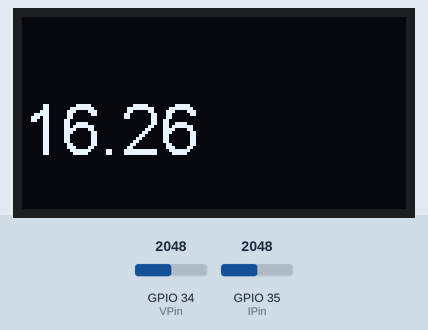
This sketch was run on a simulated ESP32. Shown: 128×64 one-colour display. The inputs (shaded band) are chosen by the test bench; at power-on: GPIO 35 (IPin) = 2048, GPIO 34 (VPin) = 2048.

Above: at 1.2 s.
1.3 s: GPIO 35 (IPin) set to 2866
At 3.0 s:
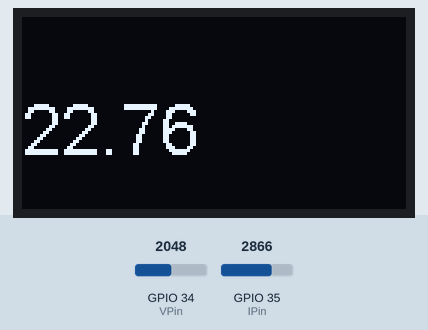
3.6 s: GPIO 35 (IPin) set to 3603
At 5.0 s:
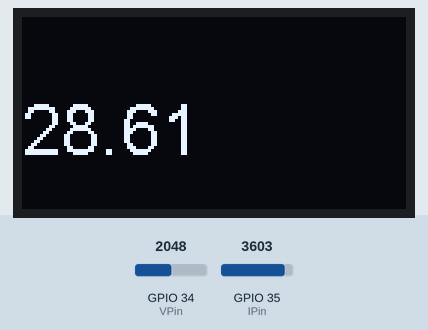
5.7 s: GPIO 35 (IPin) set to 4095
At 7.1 s:
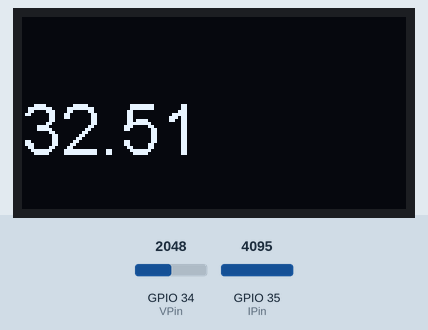
Timing chart, 0 to 8.7 s (numbered marks = the images above; inputs shaded):
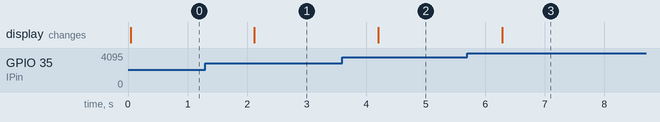

The sketch:

SmartSocket_CantUseArray.ino
```cpp
// SH1106
#include <Wire.h>
#include <SH1106Wire.h>

#define IPin 35// I analog pin39
#define VPin 34// V analog pin36

#define SCL 22// SH1106 SCL
#define SDA 21// SH1106 SDA
#define OLEDAddress 0x3C
#define ScreenHold 1000// 顯示資料保持 1 秒
#define OLEDItemX 0 // 顯示OLED名稱 X 軸
#define OLEDItemY 0 // 顯示OLED名稱 Y 軸
#define OLEDDataX 0 // 顯示OLED數據 X 軸
#define OLEDDataY 24// 顯示OLED數據 Y 軸

#define SampleTime 16667// ADC取樣時間

int count;
int MaxMinCount;
int IADCArray[121];// 設定矩陣讀取電流ADC 122筆
int VADCArray[121];// 設定矩陣讀取電壓ADC 122筆
int Imin = 4095;// 電流ADC最小 4095
int Imax = 0;   // 電流ADC最大 0
int Vmin = 4095;// 電壓ADC最小 4095
int Vmax = 0;   // 電壓ADC最大 0
String SIrms;
String SVrms;
uint32_t FirstPage, SecondPage, DataTime;

SH1106Wire display(OLEDAddress, SDA, SCL);

int IADC(){// 讀取電流ADC
  return analogRead(IPin);
}

int VADC(){// 讀取電壓ADC
  return analogRead(VPin);
}

float Iv(int IMinData, int IMaxData){// 計算電流電壓值
  return (((IMaxData - IMinData) * 3.3)/4095);
  //Serial.println((((IMaxData - IMinData) * 3.3)/4095));
}

float Vv(int VMinData, int VMaxData){// 計算電壓電壓值
  return (((VMaxData - VMinData) * 3.3)/4095);
}

float Irms(float IrmsData){
  float TempIrms  = ((IrmsData/2) * 0.707 * 22.727);
  if(0.5 <= TempIrms <= 3){       // 當電流 rms 值在 0.5~3 安培時
    return (TempIrms * 1.22637);  // 1.22637 為電流 Irms 在 0.5~3 時校正參數
    //CurrentStatus = 1;
  }else if(3 < TempIrms <= 20){   // 當電流 rms 值在 3~20 安培時
    return (TempIrms * 1.1819);   // 1.1819 為電流 Irms 在3~20 時校正參數
    //CurrentStatus = 2;
  }else{
     return (TempIrms * 0);
     //CurrentStatus = 3;
  }
}

void setup() {
  Serial.begin(9600);
  display.init();
  display.flipScreenVertically();
  display.setFont(ArialMT_Plain_24);//24 16 8
  display.setTextAlignment(TEXT_ALIGN_LEFT);
}

void loop() {
  count = 0;
  DataTime = micros();
   while((micros()-DataTime) <= SampleTime) {// 取樣時間16.6667ms 1s=1000000
    delayMicroseconds(57);
    //IADCArray[count] = IADC();
    IADCArray[count] = analogRead(IPin);
    //Serial.println(IADCArray[count]);
    delayMicroseconds(57);
    //VADCArray[count] = VADC();
    VADCArray[count] = analogRead(VPin);
    count++;
   }
   //Serial.println(count);
  //count = 0;
  //for(MaxMinCount = 0; MaxMinCount < 121; MaxMinCount++){
  for(int MaxMinCount = 0; MaxMinCount<122; MaxMinCount++){
    // 電流ADC比大小
    if(IADCArray[MaxMinCount] > Imax){
      Imax = IADCArray[MaxMinCount];
    }
    delayMicroseconds(50);
    if(IADCArray[MaxMinCount] < Imin){
      Imin = IADCArray[MaxMinCount];
    }
    delayMicroseconds(50);
    // 電壓ADC比大小
    /*if(VADCArray[MaxMinCount] > Vmax){
      Vmax = VADCArray[MaxMinCount];
    }
    if(VADCArray[MaxMinCount] < Vmin){
      Vmin = VADCArray[MaxMinCount];
    }*/
  //}
  //Serial.println(IADCArray[MaxMinCount]);
  }

  float zz = Iv(Imin, Imax);
  //Irms(zz)
  //Serial.println(zz);
  //SIrms = Irms(zz);
  //String SSImin = String(SIrms);
  //FirstPage = micros();
  String SImin = String (Irms(zz));
  FirstPage = millis();
  while((millis() - FirstPage) <= ScreenHold){ //電流
    display.clear();
    display.setFont(ArialMT_Plain_24);
    display.drawString(OLEDDataX, OLEDDataY, SImin);
    //Serial.println(SSImin);
    display.display();
  }
  //delay(1000);
}
```

Measured:
- after the input at 1.3 s, the display: changes after 0.82 s (image 1)
- after the input at 3.6 s, the display: changes after 0.60 s (image 2)
- after the input at 5.7 s, the display: changes after 0.58 s (image 3)
